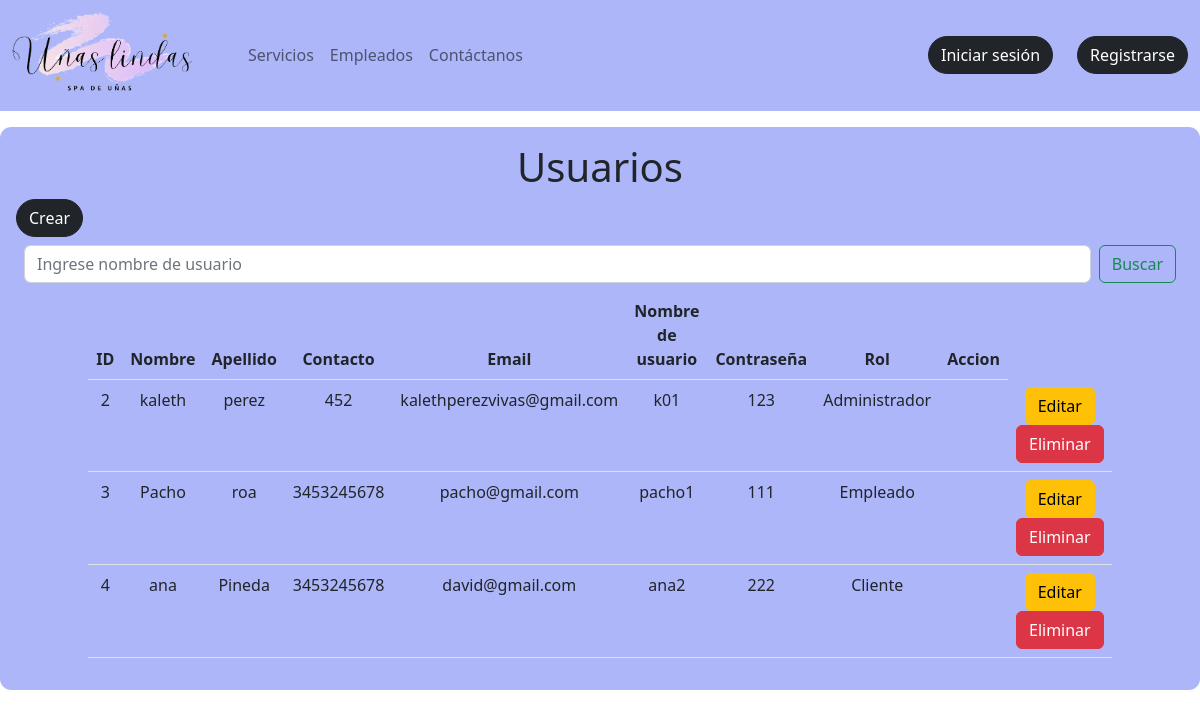
Screenshot of /listar_usuario with the database file from the repository.
### agenda/models.py (models this page shows, shortened)
class Usuario(models.Model):
    ROLES=(
        (1,"Administrador"),
        (2,"Empleado"),
        (3,"Usuario")
    )
    idUsuario=models.BigAutoField(primary_key=True,blank=True)
    nombre=models.CharField(max_length=50)
    apellido=models.CharField(max_length=50)
    contacto=models.CharField(max_length=50)
    email=models.CharField(max_length=50,unique=True)
    nombreUsuario=models.CharField(max_length=50,unique=True)
    contrasena=models.CharField(max_length=128)  # Cambiado a 128 para almacenar hash seguro
    rol=models.IntegerField(choices=ROLES,default=3)
    password_reset_token = models.CharField(max_length=100, null=True, blank=True)

### agenda/views.py (the view)
# urls.py: path('listar_usuario', views.usuario, name="listar_usuario"),
def usuario(request):
    result = Usuario.objects.all()
    context = {"data": result}
    return render(request, 'agenda/usuario/listar_usuario.html', context)

### agenda/templates/agenda/usuario/listar_usuario.html (shortened to what this page needs)
{% extends 'agenda/base.html' %}
{% load static %}
{% block contenedor %}
<section class="container mt-3 mb-3 p-3" style="background-color: #ACB6F9; max-width: 1400px; border-radius: 0.3cm;">
    <h1 class="text-center">Usuarios</h1>
    <a class="btn btn-dark rounded-pill mx-auto" href="{% url 'form_usuario' %}">Crear</a>
    <form class="d-flex m-2" role="search" method="post" action="{% url 'buscar_usuario' %}">
        <input class="form-control me-2" type="search" placeholder="Ingrese nombre de usuario" aria-label="Search" name="buscar">
        <button class="btn btn-outline-success" type="submit">Buscar</button>
      </form>
    {% if data %}
    <table class="table w-75 mx-auto text-center">
        <thead>
            <tr>
                <th>ID</th>
                <th>Nombre</th>
                <th>Apellido</th>
                <th>Contacto</th>
                <th>Email</th>
                <th>Nombre de usuario</th>
                <th>Contraseña</th>
                <th>Rol</th>
                <th>Accion</th>
            </tr>
        </thead>
        <tbody>
            {% for i in data %}
            <tr>
                <td>{{i.idUsuario}}</td>
                <td>{{i.nombre}}</td>
                <td>{{i.apellido}}</td>
                <td>{{i.contacto}}</td>
                <td>{{i.email}}</td>
                <td>{{i.nombreUsuario}}</td>
                <td>{{i.contrasena}}</td>
                {% if i.rol == 1 %}
                <td>Administrador</td>
                {% elif i.rol == 2 %}
                <td>Empleado</td>
                {% elif i.rol == 3 %}
                <td>Cliente</td>
                {% endif %}
                <td></td>
                <td>
                    <a class="btn btn-warning" href="{% url 'usuario_editar_formulario' i.idUsuario %}">Editar</a>
                    <a class="btn btn-danger" onclick="return confirm('¿Estás seguro de eliminar?')" href="{% url 'usuario_eliminar' i.idUsuario %}">Eliminar</a>
                </td>
            </tr>
            {% endfor %}
        </tbody>
    </table>
    {% else %}
    <p class="text-center">No hay resultados</p>
    {% endif %}
</section>
{% endblock %}

### rows the page displays
Usuario: idUsuario "2", nombre "kaleth", apellido "perez", contacto "452", email "kalethperezvivas@gmail.com", nombreUsuario "k01", contrasena "123", rol "Administrador"
Usuario: idUsuario "3", nombre "Pacho", apellido "roa", contacto "3453245678", email "pacho@gmail.com", nombreUsuario "pacho1", contrasena "111", rol "Empleado"
Usuario: idUsuario "4", nombre "ana", apellido "Pineda", contacto "3453245678", email "david@gmail.com", nombreUsuario "ana2", contrasena "222", rol "Cliente"
